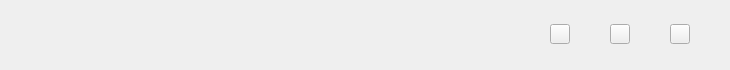
    <widget class="QWidget" name="widget_title" native="true">
     <property name="sizePolicy">
      <sizepolicy hsizetype="Preferred" vsizetype="Preferred">
       <horstretch>0</horstretch>
       <verstretch>0</verstretch>
      </sizepolicy>
     </property>
     <property name="minimumSize">
      <size>
       <width>0</width>
       <height>70</height>
      </size>
     </property>
     <property name="maximumSize">
      <size>
       <width>16777215</width>
       <height>70</height>
      </size>
     </property>
     <layout class="QVBoxLayout" name="verticalLayout">
      <property name="spacing">
       <number>0</number>
      </property>
      <property name="leftMargin">
       <number>0</number>
      </property>
      <property name="topMargin">
       <number>0</number>
      </property>
      <property name="rightMargin">
       <number>0</number>
      </property>
      <property name="bottomMargin">
       <number>0</number>
      </property>
      <item>
       <layout class="QHBoxLayout" name="horizontalLayout" stretch="0,0,2,0,2,0,0,0,0,0,0">
        <property name="spacing">
         <number>0</number>
        </property>
        <item>
         <spacer name="horizontalSpacer_6">
          <property name="orientation">
           <enum>Qt::Horizontal</enum>
          </property>
          <property name="sizeHint" stdset="0">
           <size>
            <width>40</width>
            <height>20</height>
           </size>
          </property>
         </spacer>
        </item>
        <item>
         <widget class="QLabel" name="label_logo">
          <property name="sizePolicy">
           <sizepolicy hsizetype="Preferred" vsizetype="Fixed">
            <horstretch>0</horstretch>
            <verstretch>30</verstretch>
           </sizepolicy>
          </property>
          <property name="minimumSize">
           <size>
            <width>80</width>
            <height>45</height>
           </size>
          </property>
          <property name="text">
           <string/>
          </property>
         </widget>
        </item>
        <item>
         <spacer name="horizontalSpacer">
          <property name="orientation">
           <enum>Qt::Horizontal</enum>
          </property>
          <property name="sizeHint" stdset="0">
           <size>
            <width>40</width>
            <height>20</height>
           </size>
          </property>
         </spacer>
        </item>
        <item>
         <widget class="QLabel" name="label_playing">
          <property name="sizePolicy">
           <sizepolicy hsizetype="Preferred" vsizetype="Fixed">
            <horstretch>0</horstretch>
            <verstretch>30</verstretch>
           </sizepolicy>
          </property>
          <property name="minimumSize">
           <size>
            <width>350</width>
            <height>45</height>
           </size>
          </property>
          <property name="text">
           <string/>
          </property>
         </widget>
        </item>
        <item>
         <spacer name="horizontalSpacer_2">
          <property name="orientation">
           <enum>Qt::Horizontal</enum>
          </property>
          <property name="sizeHint" stdset="0">
           <size>
            <width>40</width>
            <height>20</height>
           </size>
          </property>
         </spacer>
        </item>
        <item>
         <widget class="QPushButton" name="btn_min">
          <property name="maximumSize">
           <size>
            <width>20</width>
            <height>20</height>
           </size>
          </property>
          <property name="text">
           <string/>
          </property>
         </widget>
        </item>
        <item>
         <spacer name="horizontalSpacer_3">
          <property name="orientation">
           <enum>Qt::Horizontal</enum>
          </property>
          <property name="sizeHint" stdset="0">
           <size>
            <width>40</width>
            <height>20</height>
           </size>
          </property>
         </spacer>
        </item>
        <item>
         <widget class="QPushButton" name="btn_max">
          <property name="maximumSize">
           <size>
            <width>20</width>
            <height>20</height>
           </size>
          </property>
          <property name="text">
           <string/>
          </property>
         </widget>
        </item>
        <item>
         <spacer name="horizontalSpacer_4">
          <property name="orientation">
           <enum>Qt::Horizontal</enum>
          </property>
          <property name="sizeHint" stdset="0">
           <size>
            <width>40</width>
            <height>20</height>
           </size>
          </property>
         </spacer>
        </item>
        <item>
         <widget class="QPushButton" name="btn_close">
          <property name="maximumSize">
           <size>
            <width>20</width>
            <height>20</height>
           </size>
          </property>
          <property name="text">
           <string/>
          </property>
         </widget>
        </item>
        <item>
         <spacer name="horizontalSpacer_5">
          <property name="orientation">
           <enum>Qt::Horizontal</enum>
          </property>
          <property name="sizeHint" stdset="0">
           <size>
            <width>40</width>
            <height>20</height>
           </size>
          </property>
         </spacer>
        </item>
       </layout>
      </item>
     </layout>
    </widget>
